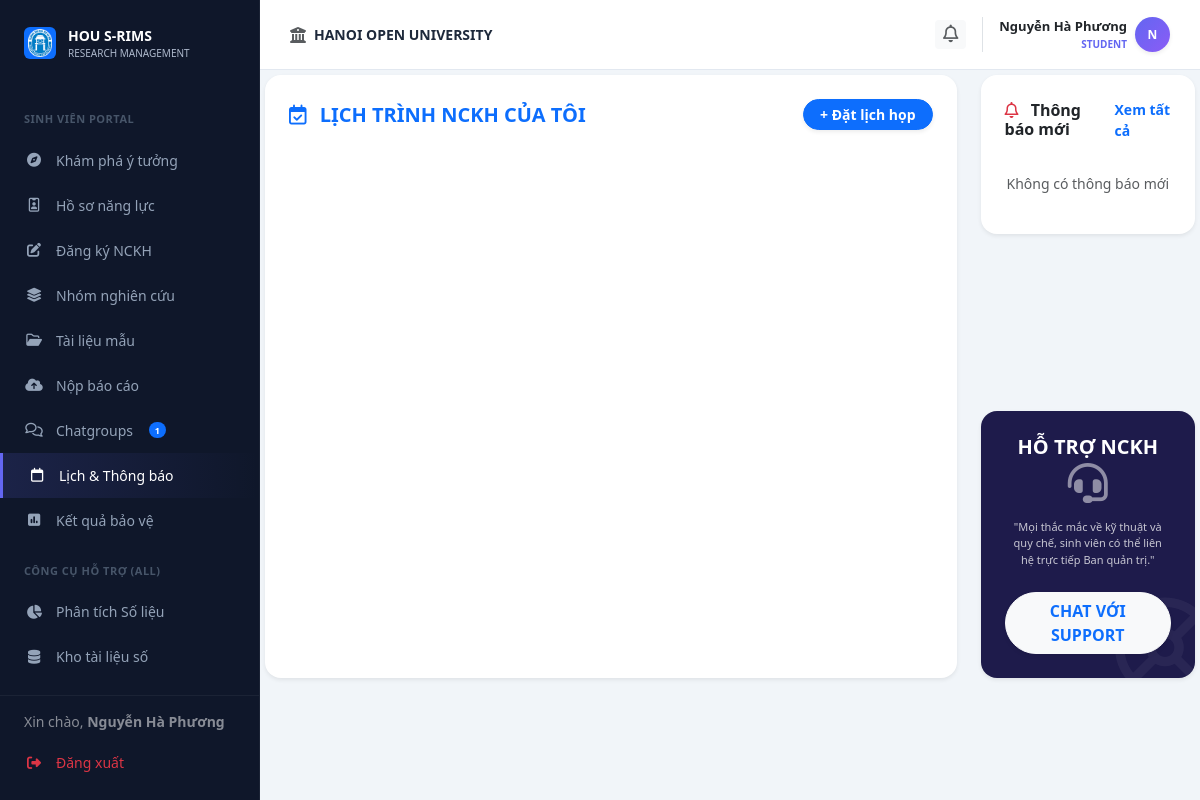
The page /student/calendar (signed in) on the database as committed earlier.
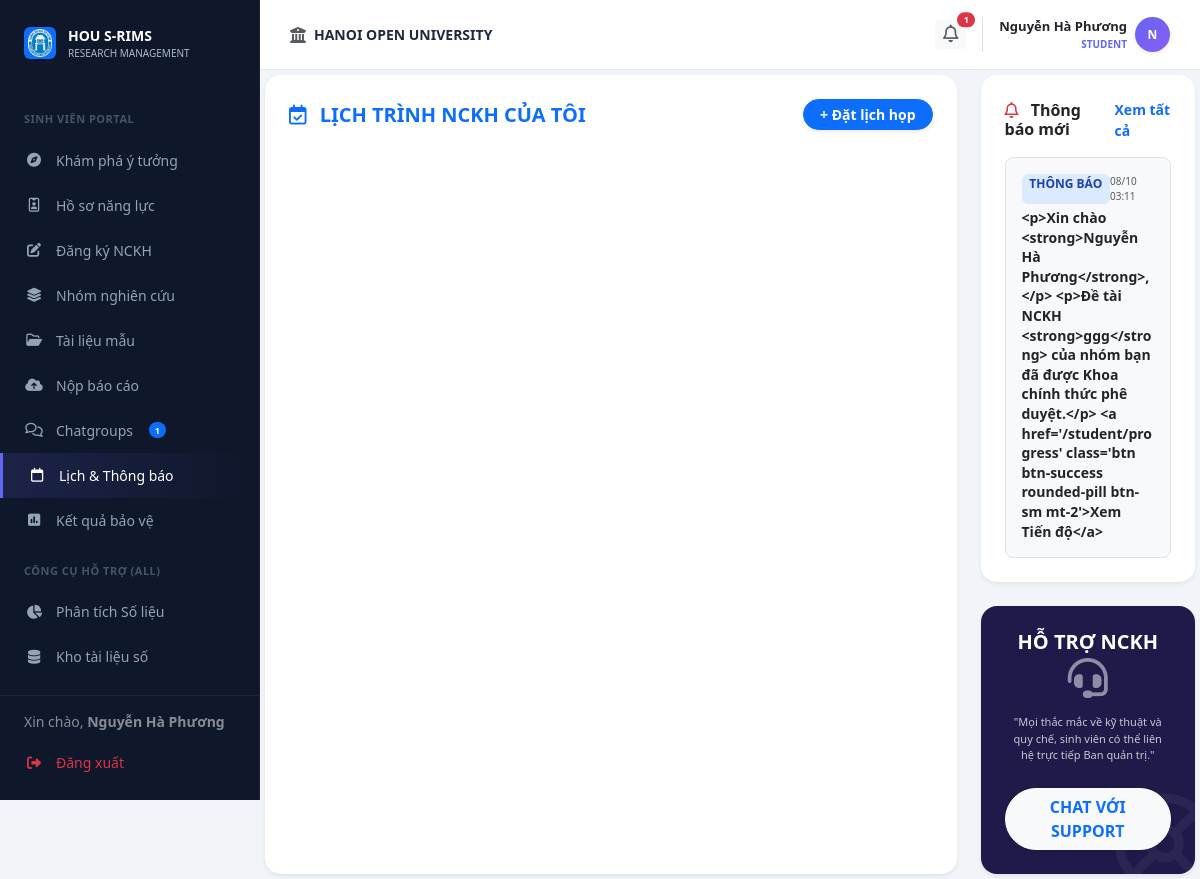
The same page on the database as committed later.
### models.py (models this page shows)
class Notification(db.Model):
    __tablename__ = 'notifications'
    id = db.Column(db.Integer, primary_key=True)
    user_id = db.Column(db.Integer, db.ForeignKey('users.id'), nullable=False)
    content = db.Column(db.String(255), nullable=False)
    is_read = db.Column(db.Boolean, default=False)
    created_at = db.Column(db.DateTime, default=datetime.utcnow)

### routes/student_bp.py (the view)
@student_bp.route('/calendar')
def calendar():
    return render_template('student/calendar.html')

### routes/student_bp.py (called while the page is built)
@student_bp.before_request
def require_student():
    if session.get('role') != 'student':
        return redirect(url_for('auth.login'))

### templates/student/calendar.html (shortened to what this page needs)
{% extends "layouts/student_layout.html" %}
{% block student_content %}
<div id="view-s-calendar" class="fade-in ">
    <div class="row g-4">
        <div class="col-xl-9 col-lg-8 col-12">
            <div class="card border-0 shadow-sm rounded-4 p-4 h-100" style="min-width: 0;">
                <div class="d-flex justify-content-between align-items-center mb-4">
                    <h5 class="fw-bold mb-0 text-primary"><i class="fa-regular fa-calendar-check me-2"></i> LỊCH TRÌNH NCKH CỦA TÔI</h5>
                    <div class="d-flex gap-2">
                        <button class="btn btn-primary fw-bold btn-sm rounded-pill px-3 shadow-sm" data-bs-toggle="modal" data-bs-target="#modalScheduleMeeting">
                            + Đặt lịch họp
                        </button>
                    </div>
                </div>
                <div id="calendar" style="min-height: 500px;"></div>
            </div>
        </div>
        <div class="col-xl-3 col-lg-4 col-12 d-flex flex-column gap-4">
            <div class="card border-0 shadow-sm rounded-4 p-4">
                <div class="d-flex justify-content-between align-items-center mb-3">
                    <h6 class="fw-bold mb-0 text-dark"><i class="fa-regular fa-bell me-2 text-danger"></i> Thông báo mới</h6>
                    <a href="#" class="small fw-bold text-primary text-decoration-none">Xem tất cả</a>
                </div>
                <div class="d-flex flex-column gap-3">
                    {% if notifications %}
                        {% for notif in notifications %}
                        <div class="bg-light p-3 rounded-3 border notif-card-item cursor-pointer">
                            <div class="d-flex justify-content-between mb-1">
                                <span class="badge bg-primary-subtle text-primary fw-bold">THÔNG BÁO</span>
                                <small class="text-muted" style="font-size: 10px;">{{ notif.created_at.strftime('%d/%m %H:%M') if notif.created_at else '' }}</small>
                            </div>
                            <div class="fw-bold text-dark small" style="line-height: 1.4;">{{ notif.content }}</div>
                        </div>
                        {% endfor %}
                    {% else %}
                        <div class="text-muted small text-center py-3">Không có thông báo mới</div>
                    {% endif %}
                </div>
            </div>
            <div class="card border-0 shadow-sm rounded-4 p-4 text-white text-center position-relative overflow-hidden mt-auto" style="background-color: #1e1b4b;">
                <h5 class="fw-bold mb-1">HỖ TRỢ NCKH</h5>
                <i class="fa-solid fa-headset fs-1 mb-3 text-white-50"></i>
                <p class="small opacity-75 mb-4 px-2" style="font-size: 11px;">"Mọi thắc mắc về kỹ thuật và quy chế, sinh viên có thể liên hệ trực tiếp Ban quản trị."</p>
                <button class="btn btn-light text-primary fw-bold rounded-pill w-100 shadow-sm">CHAT VỚI SUPPORT</button>
                <i class="fa-regular fa-life-ring position-absolute" style="font-size: 100px; right: -20px; bottom: -20px; opacity: 0.05;"></i>
            </div>
        </div>
    </div>
</div>
{% endblock %}

### templates/layouts/student_layout.html (shortened to what this page needs)
{% extends "base.html" %}
{% block content %}
        <div class="top-bar">
            <div class="d-flex align-items-center gap-2">
                <i class="fa-solid fa-building-columns text-muted"></i>
                <span class="fw-bold text-uppercase small">HANOI OPEN UNIVERSITY</span>
            </div>
            <div class="d-flex align-items-center gap-3">
                <div class="dropdown">
                    <button class="btn btn-light border-0 btn-sm fw-bold text-muted position-relative" type="button" data-bs-toggle="dropdown" aria-expanded="false">
                        <i class="fa-regular fa-bell" style="font-size: 1.1rem;"></i>
                        {% set unread_count = notifications|selectattr('is_read', 'equalto', false)|list|length %}
                        {% set pending_inv_count = current_user.group_memberships | selectattr('status', 'equalto', 'pending') | list | length if current_user else 0 %}
                        {% if unread_count + pending_inv_count > 0 %}
                        <span class="position-absolute top-0 start-100 translate-middle badge rounded-pill bg-danger" style="font-size: 9px; min-width: 18px;">
                            {{ unread_count + pending_inv_count }}
                        </span>
                        {% endif %}
                    </button>
                            {% set pending_invitations = [] %}
                            {% if current_user %}
                                {% set pending_invitations = current_user.group_memberships | selectattr('status', 'equalto', 'pending') | list %}
                            {% endif %}
                </div>
                <div class="dropdown border-start ps-3">
                    <div class="d-flex align-items-center gap-2 cursor-pointer dropdown-toggle no-arrow" data-bs-toggle="dropdown">
                        <div class="text-end">
                            <div class="fw-bold text-dark" style="font-size: 13px;">
                                {{ current_user.full_name if current_user else 'Sinh Viên' }}
                            </div>
                            <div class="fw-bold text-uppercase" style="font-size: 10px; color: #6366f1 !important;">
                                {{ current_user.role if current_user else 'Student' }}
                            </div>
                        </div>
                        <div class="rounded-circle text-white d-flex align-items-center justify-content-center fw-bold shadow-sm" style="width: 35px; height: 35px; font-size: 12px; background: linear-gradient(135deg, #6366f1 0%, #8b5cf6 100%) !important;">
                            {{ current_user.full_name[0] | upper if current_user and current_user.full_name else 'S' }}
                        </div>
                    </div>
                </div>
            </div>
        </div>
    <div class="content-area">
<div class="content-body">
{% block student_content %}{% endblock %}
</div>
{% endblock %}

Rows that differ between the two databases and show on the page:
added Notification: created_at "08/10 03:11", content "<p>Xin chào <strong>Nguyễn Hà Phương</strong>,</p> <p>Đề tài NCKH <strong>ggg</strong> của nhóm bạn đã được Khoa chính thức phê duyệt.</p> <a href='/student/progress' class='btn btn-success rounded-pill btn-sm mt-2'>Xem Tiến độ</a>"
Other text that changed with them:
{{ unread_count + pending_inv_count }}: (not shown) → "1"
text no longer shown: "Không có thông báo mới"
